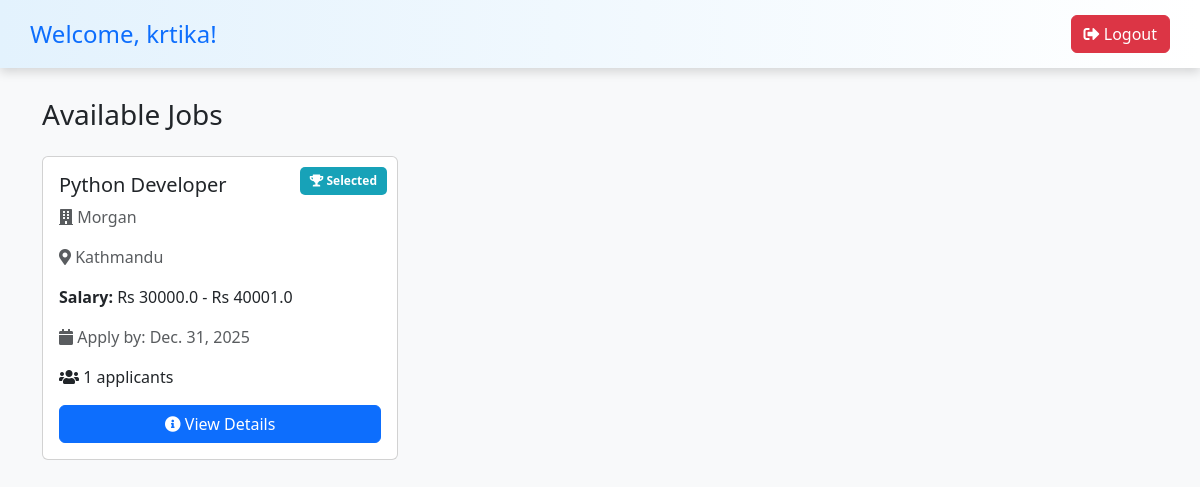
Before: /candidate-dashboard/ (signed in) with the older database file.
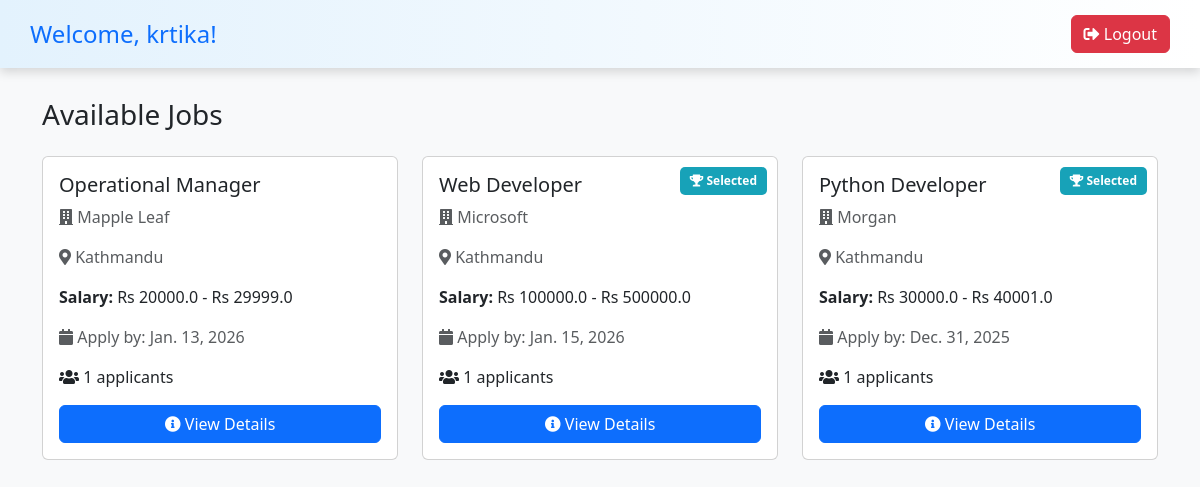
After: the same page with the newer database file.
### hr/models.py (models this page shows, shortened)
class JobPost(models.Model):
    user=models.ForeignKey(User,on_delete=models.CASCADE)
    title=models.CharField(max_length=200)
    address=models.CharField(max_length=200)
    CompanyName=models.CharField(max_length=200)
    salaryLow=models.FloatField(default=0, validators=[MinValueValidator(0)])
    salaryHigh=models.FloatField(default=0, validators=[MinValueValidator(0)])
    applycount=models.IntegerField(default=0)
    lastDateToApply=models.DateField()
    created_at=models.DateTimeField(auto_now_add=True, null=True)

### candidate/views.py (the view)
# urls.py: path("candidate-dashboard/", views.candidate_dashboard, name='candidate_dashboard'),
@login_required(login_url='login_user')
def candidate_dashboard(request):
    jobs = JobPost.objects.all().order_by('-created_at')
    applied_jobs = candidateApplication.objects.filter(user=request.user)
    applied_job_ids = [app.job.id for app in applied_jobs]
    job_status_map = {app.job.id: app.status for app in applied_jobs}
    for job in jobs:
        if job.id in job_status_map:
            job.application_status = job_status_map[job.id]
        else:
            job.application_status = None
    shortlisted_jobs = IsShortlisted.objects.filter(user=request.user)
    shortlisted_count = shortlisted_jobs.count()
    unread_shortlist = shortlisted_jobs.filter(notification_read=False)
    for shortlist in unread_shortlist:
        messages.success(request, f"Congratulations! You have been shortlisted for {shortlist.job.title} at {shortlist.job.CompanyName}!")
        shortlist.notification_read = True
        shortlist.save()
    context = {
        'jobs': jobs,
        'applied_job_ids': applied_job_ids,
        'shortlisted_count': shortlisted_count,
    }
    return render(request, 'candidate/dashboard.html', context)

### candidate/templates/candidate/dashboard.html (shortened to what this page needs)
<!DOCTYPE html>
<html lang="en">
<head>
    <link href="https://cdn.jsdelivr.net/npm/bootstrap@5.3.8/dist/css/bootstrap.min.css" rel="stylesheet">
    <link rel="stylesheet" href="https://cdnjs.cloudflare.com/ajax/libs/font-awesome/5.15.3/css/all.min.css">
</head>
<body>
<div class="top-bar">
    <h2>Welcome, {{ user.username }}!</h2>
    <div>
        <a href="{% url 'logout_user' %}" class="btn btn-danger">
            <i class="fas fa-sign-out-alt"></i> Logout
        </a>
    </div>
</div>
<div class="container">
    <h3 class="mb-4">Available Jobs</h3>
    {% if jobs %}
    <div class="row">
        {% for job in jobs %}
        <div class="col-md-6 col-lg-4 mb-4">
            <div class="card job-card h-100 position-relative">
                {% if job.id in applied_job_ids %}
                    {% if job.application_status == 'selected' %}
                    <span class="selected-badge"><i class="fas fa-trophy"></i> Selected</span>
                    {% elif job.application_status == 'shortlisted' %}
                    <span class="shortlisted-badge"><i class="fas fa-star"></i> Shortlisted</span>
                    {% else %}
                    <span class="applied-badge"><i class="fas fa-check"></i> Applied</span>
                    {% endif %}
                {% endif %}
                <div class="card-body">
                    <h5 class="card-title">{{ job.title }}</h5>
                    <p class="card-text text-muted">
                        <i class="fas fa-building"></i> {{ job.CompanyName }}
                    </p>
                    <p class="card-text text-muted">
                        <i class="fas fa-map-marker-alt"></i> {{ job.address }}
                    </p>
                    <p class="card-text">
                        <strong> Salary:</strong>
                        Rs {{ job.salaryLow }} - Rs {{ job.salaryHigh }}
                    </p>
                    <p class="card-text text-muted">
                        <i class="fas fa-calendar"></i> Apply by: {{ job.lastDateToApply }}
                    </p>
                    <p class="card-text">
                        <i class="fas fa-users"></i> {{ job.applycount }} applicants
                    </p>
                    <a href="{% url 'job_detail' job.id %}" class="btn btn-primary w-100">
                        <i class="fas fa-info-circle"></i> View Details
                    </a>
                </div>
            </div>
        </div>
        {% endfor %}
    </div>
    {% else %}
    <div class="alert alert-warning" role="alert">
        No jobs available at the moment. Check back later!
    </div>
    {% endif %}
</div>
</body>
</html>

### candidate/templates/candidate/dashboard.html (style rules this page uses)
body { background: #f8f9fa; font-family: 'Segoe UI', Tahoma, Geneva, Verdana, sans-serif; }
.top-bar { display: flex; align-items: center; justify-content: space-between; background: linear-gradient(90deg, #e3f2fd, #ffffff); padding: 15px 30px; box-shadow: 0 4px 10px rgba(0,0,0,0.15); }
.top-bar h2 { margin: 0; color: #0d6efd; font-size: 24px; }
.container { margin-top: 30px; }
.job-card { transition: transform 0.3s, box-shadow 0.3s; }
.selected-badge { position: absolute; top: 10px; right: 10px; background: #17a2b8; color: white; padding: 5px 10px; border-radius: 5px; font-size: 12px; font-weight: 600; }

Changed rows visible on the page:
added JobPost: title "Operational Manager", CompanyName "Mapple Leaf", address "Kathmandu", salaryLow "20000.0", salaryHigh "29999.0", lastDateToApply "Jan. 13, 2026", applycount "1"
added JobPost: shows "Selected", title "Web Developer", CompanyName "Microsoft", address "Kathmandu", salaryLow "100000.0", salaryHigh "500000.0", lastDateToApply "Jan. 15, 2026", applycount "1"
